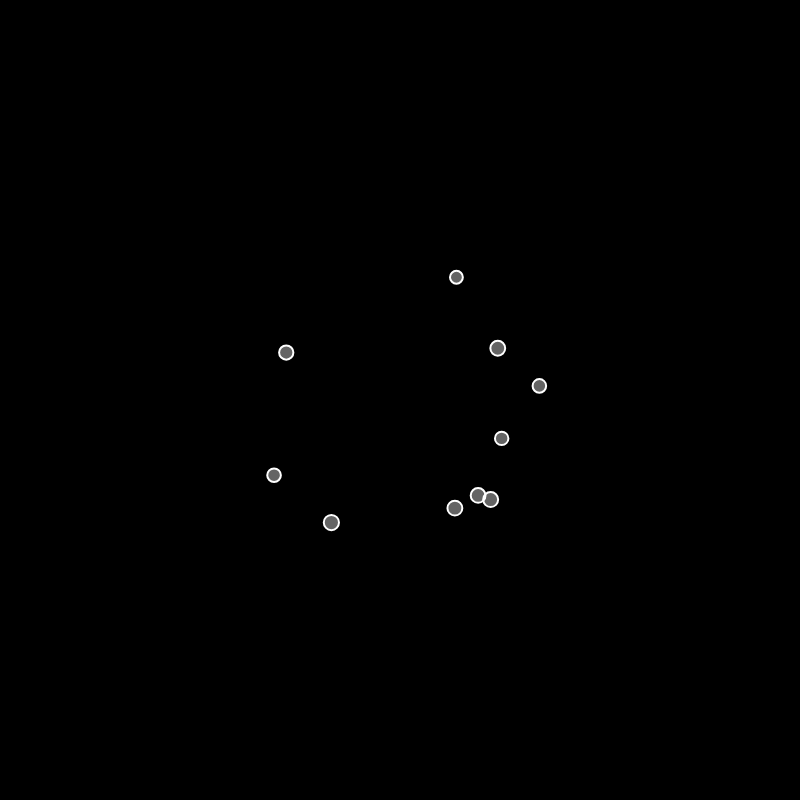
Frame 1 (no input)
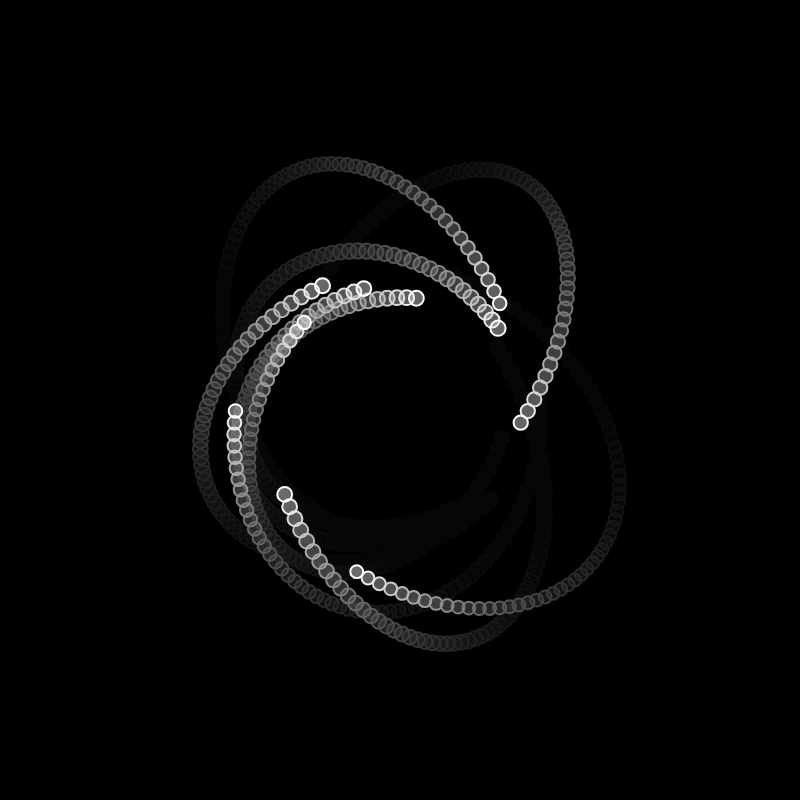
Frame 60 (no input)
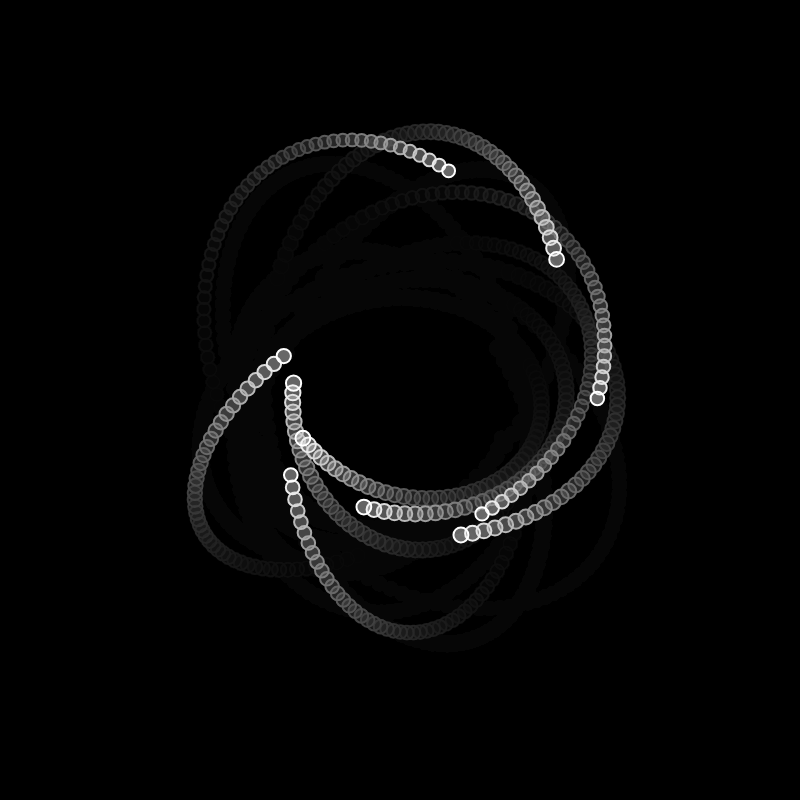
Frame 120 (the mouse pressed at the canvas centre since frame 60)

The p5.js sketch that drew these frames (run headless with seeded random() and noise() and a simulated clock; from frame 60 on, the mouse is pressed at the canvas centre):

// p5.js sketch
// ── sketch.js
let movers = [];
let sun;

function setup() {
  createCanvas(800, 800);

  for (let i = 0; i < 10; i++) {
    let pos = p5.Vector.random2D();
    let vel = pos.copy();
    vel.setMag(random(10,15));
    pos.setMag(random(100,150));
    vel.rotate(PI/2);
    let m = random(10,15);
    movers[i] = new Mover(pos.x, pos.y, vel.x, vel.y, m);
  }
  
  sun = new Mover(0,0,0,0,500)

  //movers[0] = new Mover(300, 200, 0, 5, 10);
  //movers[1] = new Mover(100, 200, 0, -5, 10);
  //movers[2] = new Mover(200, 300, -5, 0, 10);
  //movers[3] = new Mover(200, 100, 5, 0, 10);

  background(0);
}

function draw() {
  background(0,20);
  translate(width/2, height/2);

  for (let mover of movers) {
    sun.attract(mover);
    for (let other of movers) {
      if (mover !== other) {
        mover.attract(other);
       // stroke(255);
       // line(mover.pos.x, mover.pos.y, other.pos.x, other.pos.y);
      }
    }
  }

  for (let mover of movers) {
   mover.update();
    mover.show();
  }
  
  //sun.show();
}

// ── mover.js
class Mover {
  constructor(x, y, vx,vy, m) {
    this.pos = createVector(x, y);
    this.vel = createVector(vx,vy);
    //this.vel.mult(0.1);
    this.acc = createVector(0, 0);
    this.mass = m;
    this.r = sqrt(this.mass) * 2;
  }

  applyForce(force) {
    let f = p5.Vector.div(force, this.mass);
    this.acc.add(f);
  }

  attract(mover) {
    let force = p5.Vector.sub(this.pos, mover.pos);
    let distanceSq = constrain(force.magSq(), 100, 1000);
    let G = 1;
    let strength = (G * (this.mass * mover.mass)) / distanceSq;
    force.setMag(strength);
    mover.applyForce(force);
  }

  update() {
    this.vel.add(this.acc);
    this.pos.add(this.vel);
    this.acc.set(0, 0);
  }

  show() {
    stroke(255);
    strokeWeight(2);
    fill(255, 100);
    ellipse(this.pos.x, this.pos.y, this.r * 2);
  }
}
